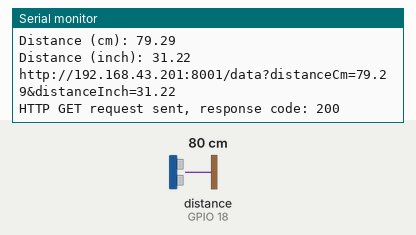
This sketch was run on a simulated ESP32. Parts: the last lines printed to the serial monitor. Wiring (inferred from the names in the program): ultrasonic range finder: trigger GPIO 5; echo GPIO 18. The test bench sets the inputs (shaded band); at power-on: distance to the obstacle (sensor on GPIO 18) 80 cm. The echo pulse lasts 58.3 µs per cm; WiFi joins after 1.5 s; servers stay silent unless stated; uploads are accepted with an empty reply.

Above: at 3.2 s.
3.3 s: distance to the obstacle (sensor on GPIO 18) set to 2 cm
At 3.38 s:
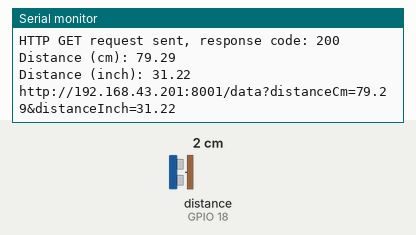
5.0 s: distance to the obstacle (sensor on GPIO 18) set to 4 cm
At 6.6 s:
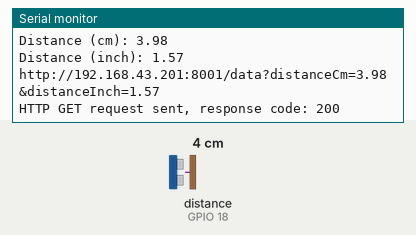
Timing chart, 0 to 8.1 s (numbered marks = the images above; inputs shaded):
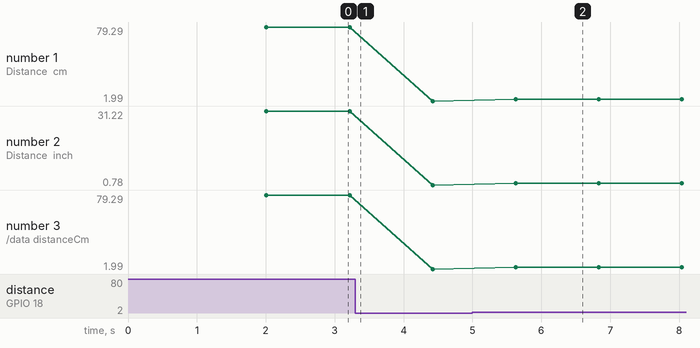

Measured:
- after the input at 5.0 s, the serial monitor: prints a new line after 0.63 s (image 2)
- plotted number 1: 79.29 → 1.99 after the input at 3.3 s, 1.99 → 3.98 after the input at 5.0 s
- plotted number 2: 31.22 → 0.78 after the input at 3.3 s, 0.78 → 1.57 after the input at 5.0 s
- plotted number 3: 79.29 → 1.99 after the input at 3.3 s, 1.99 → 3.98 after the input at 5.0 s

The sketch:

usSensorwithserver.ino
```cpp
#include <WiFi.h>
#include <HTTPClient.h>


const char* ssid = "akash";    // Your Wi-Fi network name (SSID)
const char* password = "hehehehe"; // Your Wi-Fi network password

const char* serverAddress = "http://192.168.43.201:8001/data"; // Server address with the data endpoint

const int trigPin = 5;
const int echoPin = 18;

//define sound speed in cm/uS
#define SOUND_SPEED 0.034
#define CM_TO_INCH 0.393701

long duration;
float distanceCm;
float distanceInch;

void setup() {
  Serial.begin(115200); // Starts the serial communication
  pinMode(trigPin, OUTPUT); // Sets the trigPin as an Output
  pinMode(echoPin, INPUT); // Sets the echoPin as an Input

  // Connect to Wi-Fi network
  WiFi.begin(ssid, password);
  while (WiFi.status() != WL_CONNECTED) {
    delay(1000);
    Serial.println("Connecting to WiFi...");
  }
  Serial.println("Connected to WiFi");
}

void loop() {
  // Clears the trigPin
  digitalWrite(trigPin, LOW);
  delayMicroseconds(2);
  // Sets the trigPin on HIGH state for 10 micro seconds
  digitalWrite(trigPin, HIGH);
  delayMicroseconds(10);
  digitalWrite(trigPin, LOW);

  // Reads the echoPin, returns the sound wave travel time in microseconds
  duration = pulseIn(echoPin, HIGH);

  // Calculate the distance
  distanceCm = duration * SOUND_SPEED/2;

  // Convert to inches
  distanceInch = distanceCm * CM_TO_INCH;

  // Prints the distance in the Serial Monitor
  Serial.print("Distance (cm): ");
  Serial.println(distanceCm);
  Serial.print("Distance (inch): ");
  Serial.println(distanceInch);

  // Send HTTP GET request to server
  String getRequest = String(serverAddress) + "?distanceCm=" + String(distanceCm) + "&distanceInch=" + String(distanceInch);
  Serial.println(getRequest);
  HTTPClient http;
  http.begin(getRequest);
  int httpCode = http.GET();
  if (httpCode > 0) {
    Serial.printf("HTTP GET request sent, response code: %d\n", httpCode);
  } else {
    Serial.println("HTTP GET request failed");
  }
  http.end();

  delay(1000);
}
```
